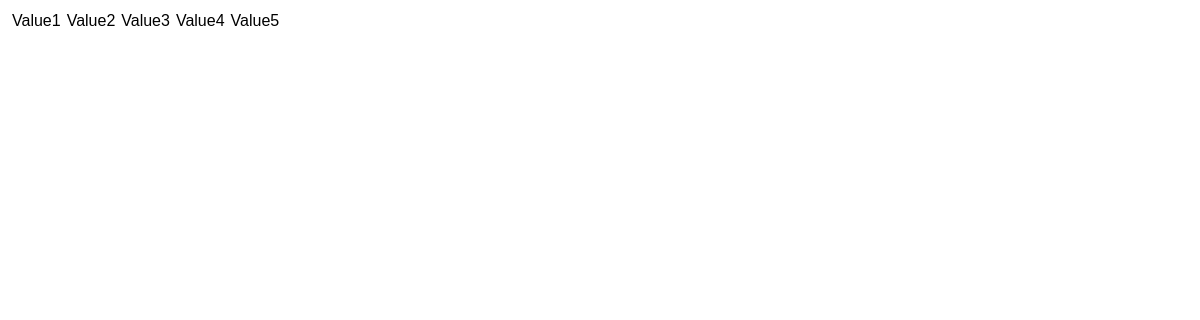
Page /includes/info_encuestas_activas.php on the earlier database version.
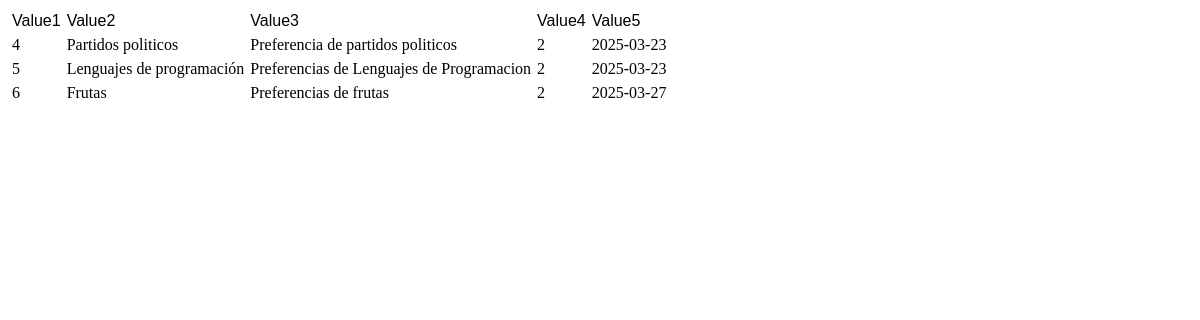
Same page on the later database version.
### tables this page shows
CREATE TABLE `enc_encuestasm` (
  `idencuesta` int(11) NOT NULL,
  `nombre` varchar(255) NOT NULL,
  `descripcion` varchar(255) NOT NULL,
  `idusuario` int(11) NOT NULL,
  `fecha` date NOT NULL,
  `activo` varchar(1) NOT NULL
);

### includes/info_encuestas_activas.php (the view, shortened to what this page needs)
    <?php
        $username = "root";
        $password = "";
        $database = "db_encuestas";
        $mysqli = new mysqli("localhost", $username, $password, $database);
        $query = "SELECT * FROM enc_encuestasm";
        echo '<table border="0" cellspacing="2" cellpadding="2">
            <tr>
                <td> <font face="Arial">Value1</font> </td>
                <td> <font face="Arial">Value2</font> </td>
                <td> <font face="Arial">Value3</font> </td>
                <td> <font face="Arial">Value4</font> </td>
                <td> <font face="Arial">Value5</font> </td>
            </tr>';
        if ($result = $mysqli->query($query)) {
            while ($row = $result->fetch_assoc()) {
                $field1name = $row["idencuesta"];
                $field2name = $row["nombre"];
                $field3name = $row["descripcion"];
                $field4name = $row["idusuario"];
                $field5name = $row["fecha"];
                echo '<tr>
                        <td>'.$field1name.'</td>
                        <td>'.$field2name.'</td>
                        <td>'.$field3name.'</td>
                        <td>'.$field4name.'</td>
                        <td>'.$field5name.'</td>
                    </tr>';
            }
        }
    ?>
<!DOCTYPE html>
<html lang="en">
<head>
</head>
<body>
</body>
</html>

Differences in the rows shown:
added enc_encuestasm: idencuesta "4", nombre "Partidos politicos", descripcion "Preferencia de partidos politicos", idusuario "2", fecha "2025-03-23"
added enc_encuestasm: idencuesta "5", nombre "Lenguajes de programación", descripcion "Preferencias de Lenguajes de Programacion", idusuario "2", fecha "2025-03-23"
added enc_encuestasm: idencuesta "6", nombre "Frutas", descripcion "Preferencias de frutas", idusuario "2", fecha "2025-03-27"
